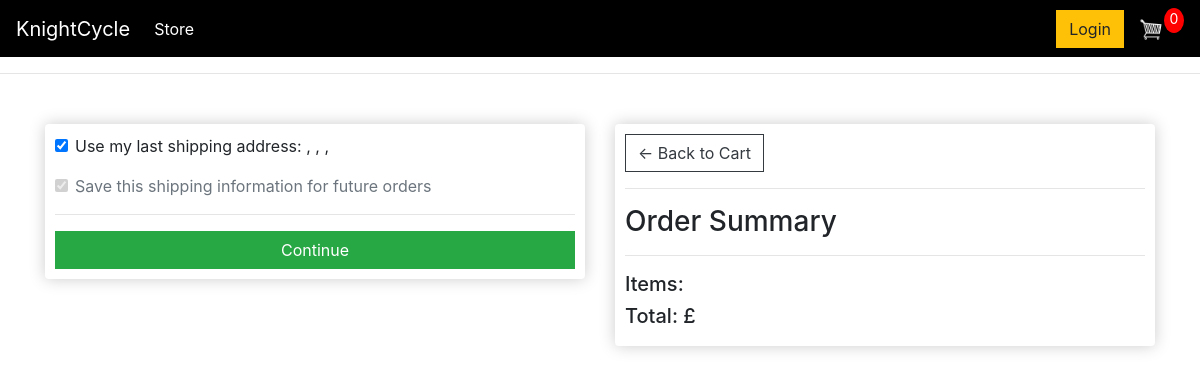
Before: /checkout/ (signed in) with the older database file.
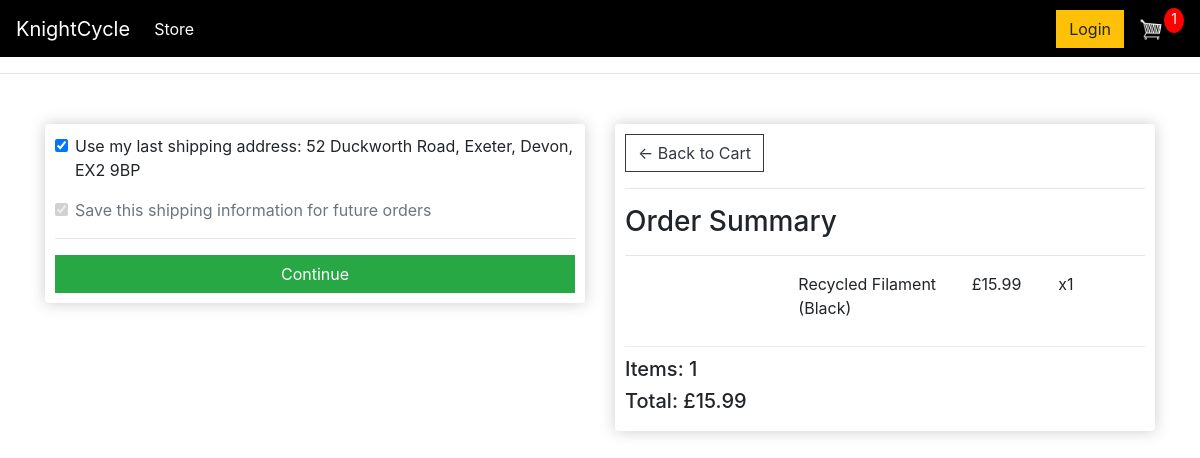
After: the same page with the newer database file.
### store/models.py (models this page shows, shortened)
class ShippingAddress(models.Model):
    customer = models.ForeignKey(Customer, on_delete=models.SET_NULL, null=True)
    order = models.ForeignKey(Order, on_delete=models.SET_NULL, null=True)
    address = models.CharField(max_length=200)
    city = models.CharField(max_length=200)
    county = models.CharField(max_length=200)
    postcode = models.CharField(max_length=20)
    country = models.CharField(max_length=100, default="Unknown")
    is_saved = models.BooleanField(default=False)
    date_added = models.DateTimeField(auto_now_add=True)

class OrderItem(models.Model):
	product = models.ForeignKey(Product, on_delete=models.SET_NULL, null=True)
	order = models.ForeignKey(Order, on_delete=models.SET_NULL, null=True)
	quantity = models.IntegerField(default=0, null=True, blank=True)
	date_added = models.DateTimeField(auto_now_add=True)
	@property
	def get_total(self):
		total = self.product.price * self.quantity
		return total

class Product(models.Model):
	name = models.CharField(max_length=200)
	slug = models.SlugField(unique=True, blank=True, max_length=255 )
	price = models.DecimalField(max_digits=7, decimal_places=2)
	description = models.TextField(blank=True)
	digital = models.BooleanField(default=False,null=True, blank=True)
	image = models.ImageField(upload_to='static/images/Products/', blank=True, null=True)
	is_active = models.BooleanField(default=True)
	created = models.DateTimeField(default=timezone.now)
	updated = models.DateTimeField(auto_now=True)
	@property
	def imageURL(self):
		try:
			return self.image.url
		except:
			return ''

class Order(models.Model):
	customer = models.ForeignKey(Customer, on_delete=models.SET_NULL, null=True, blank=True)
	date_ordered = models.DateTimeField(auto_now_add=True)
	complete = models.BooleanField(default=False)
	transaction_id = models.CharField(max_length=100, null=True)
	@property
	def shipping(self):
		shipping = False
		orderitems = self.orderitem_set.all()
		for i in orderitems:
			if i.product.digital == False:
				shipping = True
		return shipping
	@property
	def get_cart_total(self):
		orderitems = self.orderitem_set.all()
		total = sum([item.get_total for item in orderitems])
		return total
	@property
	def get_cart_items(self):
		orderitems = self.orderitem_set.all()
		total = sum([item.quantity for item in orderitems])
		return total

### store/views.py (the view)
# urls.py: path('checkout/', views.checkout, name="checkout"),
def checkout(request):
    data = cartData(request)
    cartItems = data['cartItems']
    order = data['order']
    items = data['items']
    needs_shipping = data['needs_shipping']
    last_address = data['last_address']
    context = {'items': items, 'order': order, 'cartItems': cartItems, 'needs_shipping': needs_shipping, 'last_address': last_address}
    return render(request, 'store/checkout.html', context)

### store/utils.py (called while the page is built, shortened)
def cartData(request):
    if request.user.is_authenticated:
        customer = request.user.customer
        last_address = ShippingAddress.objects.filter(customer=customer, is_saved=True).order_by('-date_added').first()
        needs_shipping = last_address is None
        order = Order.objects.filter(customer=customer, complete=False).first()
        items = order.orderitem_set.all() if order else []
        cartItems = order.get_cart_items if order else 0
    context = {'items': items, 'order': order, 'cartItems': cartItems, 'needs_shipping': needs_shipping, 'last_address': last_address}
    return context

### store/templates/store/checkout.html (shortened to what this page needs)
{% extends 'store/main.html' %}
{% load static %}
{% block content %}
     <div class="row">
		<div class="col-lg-6">
			<div class="box-element" id="form-wrapper">
				<form id="form">
					{% if last_address %}
						<div class="form-check mb-3">
							<input class="form-check-input" type="checkbox" id="use-last-address" checked>
							<label class="form-check-label" for="use-last-address">
								Use my last shipping address: {{ last_address.address }}, {{ last_address.city }}, {{ last_address.county }}, {{ last_address.postcode }}
							</label>
						</div>
					{% endif %}
					{% if user.is_authenticated %}
						<div class="form-check mb-3">
							<input class="form-check-input" type="checkbox" id="save-shipping-info" name="save-shipping-info" checked>
							<label class="form-check-label" for="save-shipping-info">
								Save this shipping information for future orders
							</label>
						</div>
					{% endif %}
					<hr>
					<input id="form-button" class="btn btn-success btn-block" type="submit" value="Continue">
				</form>
			</div>
			<br>
		</div>
		<div class="col-lg-6">
			<div class="box-element">
				<a  class="btn btn-outline-dark" href="{% url 'store:cart' %}">&#x2190; Back to Cart</a>
				<hr>
				<h3>Order Summary</h3>
				<hr>
                {% for item in items %}
				<div class="cart-row">
					<div style="flex:2"><img class="row-image" src="{{item.product.imageURL}}"></div>
					<div style="flex:2"><p>{{item.product.name}}</p></div>
					<div style="flex:1"><p>£{{item.product.price|floatformat:2}}</p></div>
					<div style="flex:1"><p>x{{item.quantity}}</p></div>
				</div>
                {% endfor %}
				<h5>Items:   {{order.get_cart_items}}</h5>
				<h5>Total:   £{{order.get_cart_total|floatformat:2}}</h5>
			</div>
		</div>
	</div>
{% endblock content %}

Changed rows visible on the page:
added ShippingAddress: address "52 Duckworth Road", city "Exeter", county "Devon", postcode "EX2 9BP"
added OrderItem: product.name "Recycled Filament (Black)", product.price "15.99", quantity "1"
added Order: get_cart_items "1", get_cart_total "15.99"
Other visible differences:
{{ cartItems }}: "0" → "1"
